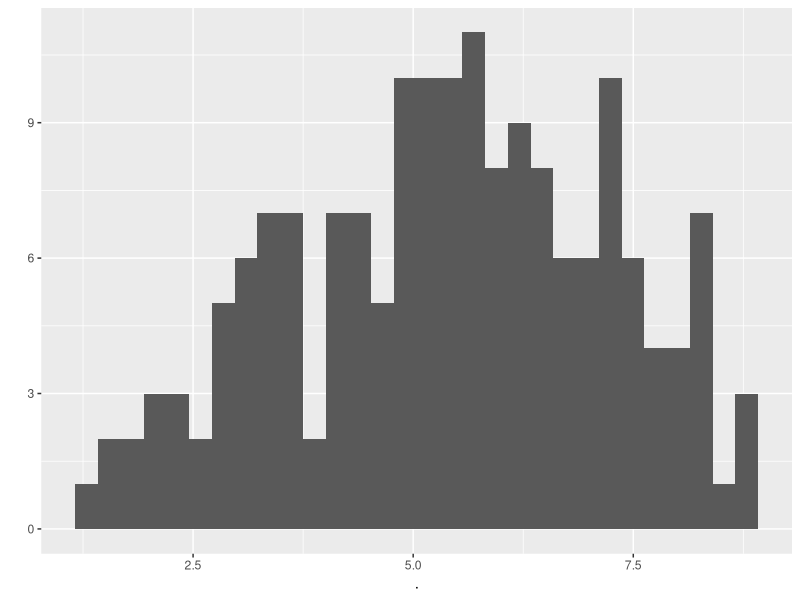
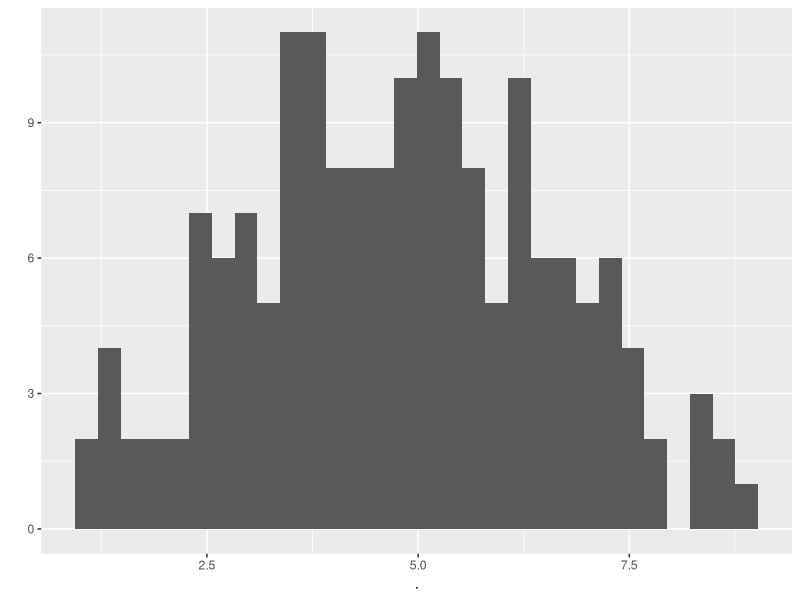
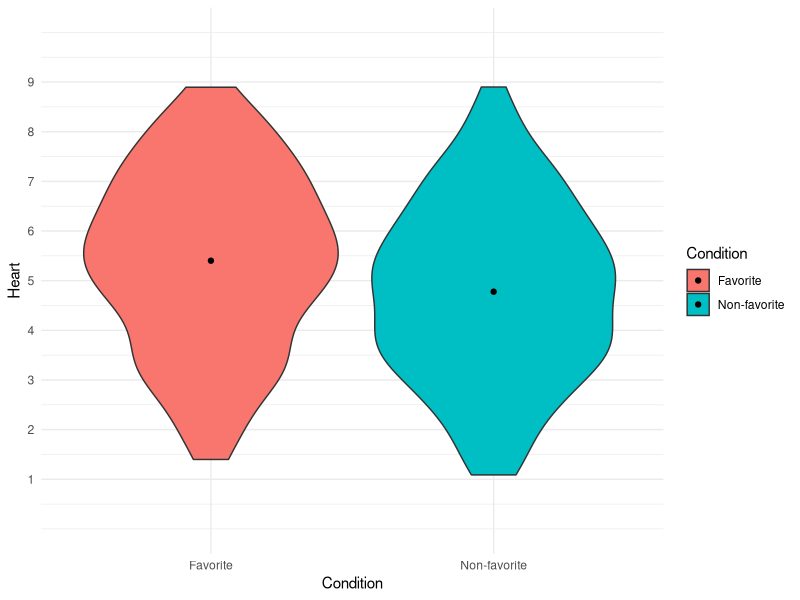
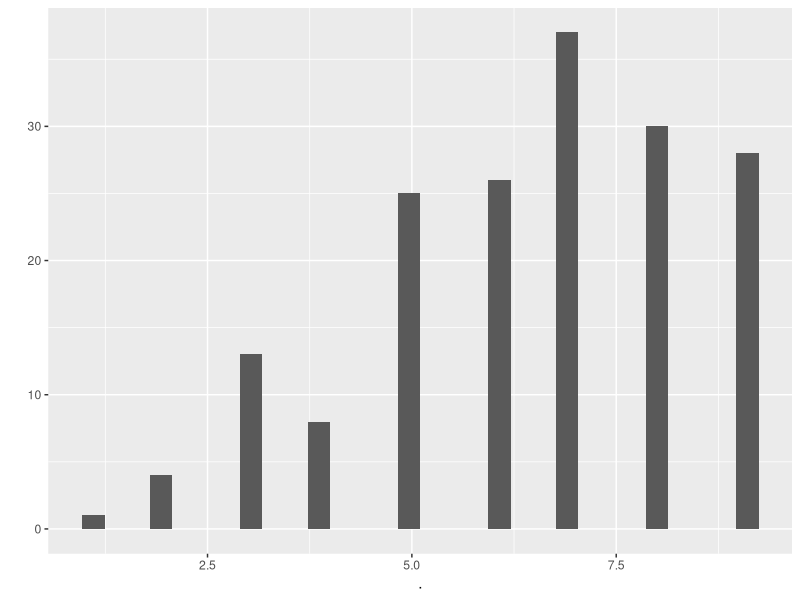
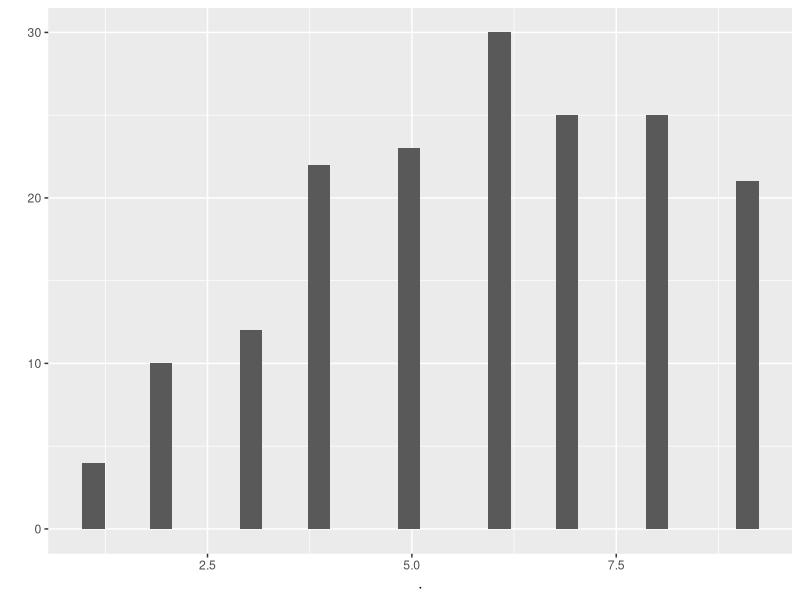
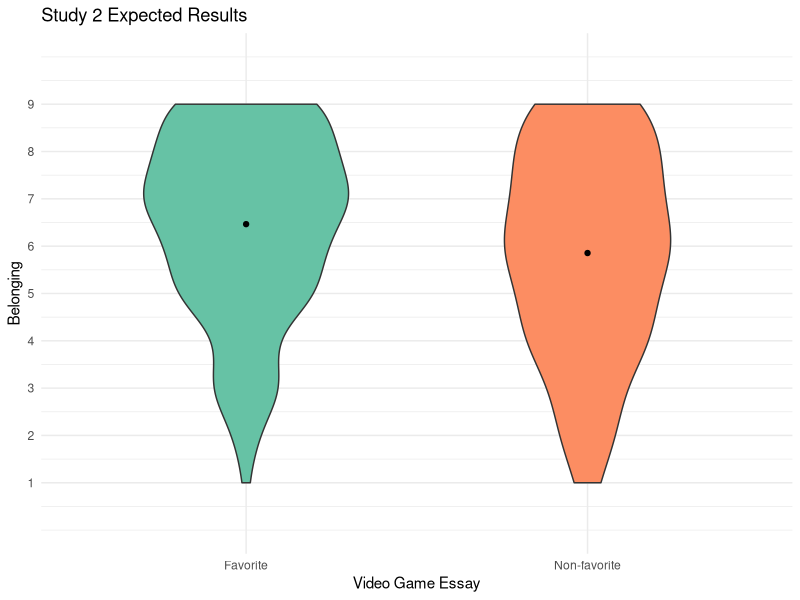

Generate these figures, in order, with R: (Note: this script raises an error after producing the figures.)
## ---- chunk 1
library(tidyverse)
library(here)
s2favorite_n <- 344/2
heart_sd <- 1.916658
target_d <- 0.35

# heart_norm <- rnorm(s2favorite_n, mean = 5, sd = 1.916658) %>% round()
#
mysamp <- function(n, m, s, lwr, upr, nnorm) {
  samp <- rnorm(nnorm, m, s)
  samp <- samp[samp >= lwr & samp <= upr]
  if (length(samp) >= n) {
    return(sample(samp, n))
  }  
  stop(simpleError("Not enough values to sample from. Try increasing nnorm."))
}

set.seed(42)
heart_norm <- mysamp(n=s2favorite_n, m=5, s=heart_sd, lwr=1, upr=9, nnorm=1000) %>% round()

heart_favorite <- mysamp(n=s2favorite_n, m= 5 + (heart_sd * target_d)/2, s=heart_sd, lwr=1, upr=9, nnorm=1000)

heart_nfavorite <- mysamp(n=s2favorite_n, m= 5 - (heart_sd * target_d)/2, s=heart_sd, lwr=1, upr=9, nnorm=1000)

heart_favorite %>% qplot()
heart_nfavorite %>% qplot()

study2_df <- tibble(Condition = c(
  rep("Favorite", length(heart_favorite)),
  rep("Non-favorite", length(heart_nfavorite))),
  Heart = c(heart_favorite, heart_nfavorite))
## ---- chunk 2
t.test(formula = Heart ~ Condition, data = study2_df)
## ---- chunk 3
ggplot(data = study2_df,
       aes(x = Condition, y = Heart, fill = Condition)) + 
  geom_violin() +
  stat_summary(fun.data = mean_cl_normal, 
               fun.args = list(conf.int = .95),
               geom = "errorbar", width = .3) + 
    geom_point(stat = "summary", fun.data = mean_se) +
  scale_y_continuous(limits = c(0, 10),
                     breaks = 1:9) + 
  theme_minimal()
## ---- chunk 4
mysamp_pois <- function(n, m, s, lwr, upr, nnorm) {
  samp <- rpois(nnorm, m)
  samp <- samp[samp >= lwr & samp <= upr]
  if (length(samp) >= n) {
    return(sample(samp, n))
  }  
  stop(simpleError("Not enough values to sample from. Try increasing nnorm."))
}

set.seed(123)

mean_heart <- 

heart_favorite_pois <- mysamp_pois(n=s2favorite_n, m= 7 + heart_sd * target_d, s=heart_sd, lwr=1, upr=9, nnorm=1000)
heart_nfavorite_pois <- mysamp_pois(n=s2favorite_n, m= 7 - heart_sd * target_d, s=heart_sd, lwr=1, upr=9, nnorm=1000)

study2_df_pois <- tibble(Condition = c(
  rep("Favorite", length(heart_favorite_pois)),
  rep("Non-favorite", length(heart_nfavorite_pois))),
  Heart = c(heart_favorite_pois, heart_nfavorite_pois))


t.test(formula = Heart ~ Condition, data = study2_df_pois)

heart_favorite_pois %>% qplot()
heart_nfavorite_pois %>% qplot()
## ---- chunk 5
ggplot(data = study2_df_pois,
       aes(x = Condition, y = Heart, fill = Condition)) + 
  geom_violin(width = .6) +
  stat_summary(fun.data = mean_cl_normal, 
               fun.args = list(conf.int = .95),
               geom = "errorbar", width = .3) + 
    geom_point(stat = "summary", fun.data = mean_se) +
  scale_y_continuous(limits = c(0, 10),
                     breaks = 1:9) + 
  theme_minimal() +
  scale_fill_brewer(palette = "Set2") +
  guides(fill = FALSE) + 
  ggtitle(label = "Study 2 Expected Results") +
  ylab("Belonging") +
  xlab("Video Game Essay") +
  ggsave(here("plot","s2_plot.png"), width = 3, height = 3)

## ---- chunk 6
lpara_lsoc <- mysamp_pois(n=s2favorite_n/2, m= 7 - (heart_sd * target_d) * 2, s=heart_sd, lwr=1, upr=9, nnorm=1000)
hpara_lsoc <- mysamp_pois(n=s2favorite_n/2, m= 7, s=heart_sd, lwr=1, upr=9, nnorm=1000)
lpara_hsoc <- mysamp_pois(n=s2favorite_n/2, m= 7, s=heart_sd, lwr=1, upr=9, nnorm=1000)

hpara_hsoc <- mysamp_pois(n=s2favorite_n/2, m= 7 + (heart_sd * target_d) * 2, s=heart_sd, lwr=1, upr=9, nnorm=1000)

s3_df <- tibble(
  `Parasocial Relationships` = c(
    rep("Low", length(lpara_lsoc)),
    rep("High", length(hpara_lsoc)),
    rep("Low", length(lpara_hsoc)),
    rep("High", length(hpara_hsoc))),
  `Social Worlds` = c(
    rep("Low", length(lpara_lsoc)),
    rep("Low", length(hpara_lsoc)),
    rep("High", length(lpara_hsoc)),
    rep("High", length(hpara_hsoc))),
  `Heart`= c(lpara_lsoc, hpara_lsoc, lpara_hsoc, hpara_hsoc)
  )


## ---- chunk 7
s3_plot <- ggplot(data = s3_df,
       aes(x = `Parasocial Relationships`, y = Heart, fill = `Social Worlds`)) + 
  geom_violin(position = position_dodge(width = 1)) +
  stat_summary(fun.data = mean_cl_normal, 
               fun.args = list(conf.int = .95),
               geom = "errorbar", width = .3,
               position = position_dodge(width = 1)) + 
    geom_point(stat = "summary", fun.data = mean_se,
               position = position_dodge(width = 1)) +
  scale_y_continuous(limits = c(0, 10),
                     breaks = 1:9) + 
  theme_minimal() +
  scale_fill_brewer(palette = "Set2") +
  ggtitle(label = "Study 3 Expected Results") +
  ylab("Belonging") + 
  ggsave(here("plot","s3_plot.png"), width = 4.5, height = 3)

s3_plot
